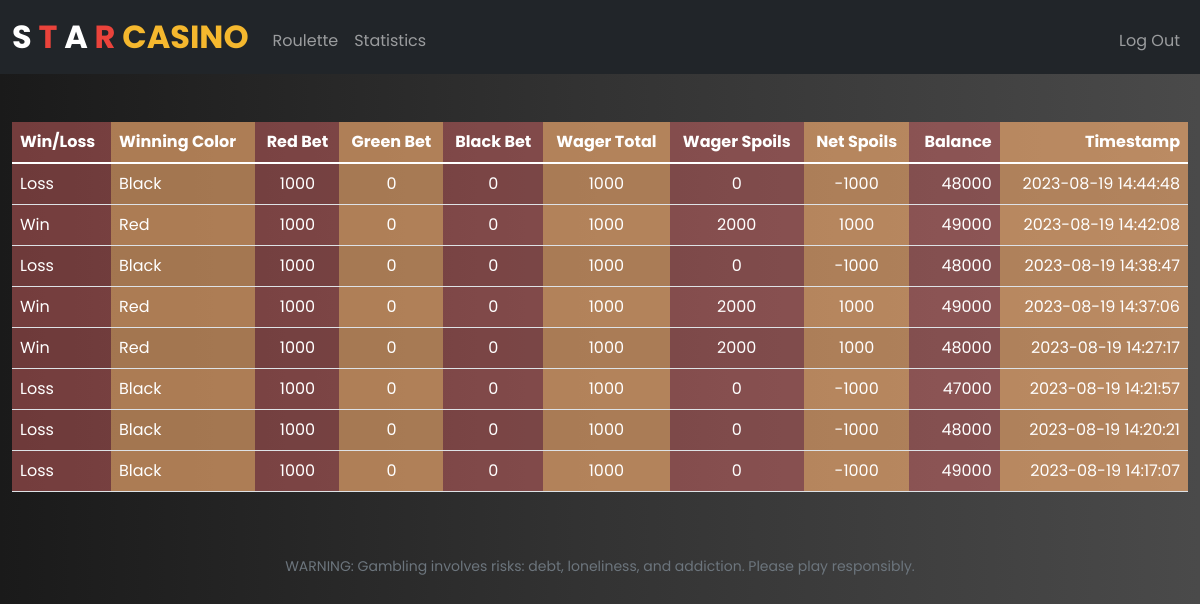
The app's page /statistics (signed in) with its own data.
### tables this page shows
CREATE TABLE statistics (id INTEGER PRIMARY KEY AUTOINCREMENT, user_id INTEGER NOT NULL, outcome TEXT NOT NULL, winning_color TEXT NOT NULL, red_bet INTEGER NOT NULL, green_bet INTEGER NOT NULL, black_bet INTEGER NOT NULL, wager_total INTEGER NOT NULL, wager_spoils INTEGER NOT NULL, net_spoils INTEGER NOT NULL, balance INTEGER NOT NULL, timestamp DATETIME DEFAULT CURRENT_TIMESTAMP, FOREIGN KEY (user_id) REFERENCES users(id));

### app.py (the view)
@app.route("/statistics")
@login_required
def statistics():
    stats = db.execute(
        "SELECT * FROM statistics WHERE user_id = :user_id ORDER BY timestamp DESC",
        user_id=session["user_id"],
    )
    return render_template("statistics.html", stats=stats)

### app.py (called while the page is built)
@app.after_request
def after_request(response):
    response.headers["Cache-Control"] = "no-cache, no-store, must-revalidate"
    response.headers["Expires"] = 0
    response.headers["Pragma"] = "no-cache"
    return response

### helpers.py (called while the page is built)
def login_required(f):
    @wraps(f)
    def decorated_function(*args, **kwargs):
        if session.get("user_id") is None:
            return redirect("/login")
        return f(*args, **kwargs)
    return decorated_function

### templates/statistics.html (shortened to what this page needs)
{% extends "layout.html" %}
{% block main %}
<form action="/statistics" method="get">
  <table class="table table-striped">
      <thead>
          <tr>
              <th class="text-start">Win/Loss</th>
              <th class="text-start">Winning Color</th>
              <th>Red Bet</th>
              <th>Green Bet</th>
              <th>Black Bet</th>
              <th>Wager Total</th>
              <th>Wager Spoils</th>
              <th>Net Spoils</th>
              <th class="text-end">Balance</th>
              <th class="text-end">Timestamp</th>
          </tr>
      </thead>
      <tbody>
            {% for each in stats %}
                <tr>
                    <td class="text-start"><span style="color:white;">{{each.outcome}}</span></td>
                    <td class="text-start"><span style="color:white;">{{each.winning_color}}</span></td>
                    <td><span style="color:white;">{{each.red_bet}}</span></td>
                    <td><span style="color:white;">{{each.green_bet}}</span></td>
                    <td><span style="color:white;">{{each.black_bet}}</span></td>
                    <td><span style="color:white;">{{each.wager_total}}</span></td>
                    <td><span style="color:white;">{{each.wager_spoils}}</span></td>
                    <td><span style="color:white;">{{each.net_spoils}}</span></td>
                    <td class="text-end"><span style="color:white;">{{each.balance}}</span></td>
                    <td class="text-end"><span style="color:white;">{{each.timestamp}}</span></td>
                </tr>
            {% endfor %}
      </tbody>
  </table>
</form>
{% endblock %}

### static/styles.css (style rules this page uses)
body { background: linear-gradient(to right, #1a1a1a, #333333, #4a4a4a); font-family: 'Poppins', sans-serif; }
.table { color: white; }
tr { background-color: rgba(250, 112, 112, 0.4); }
th:nth-child(even),td:nth-child(even) { background-color: rgba(250, 212, 112, 0.4); }
td { color: white; }

### records on screen
statistics: outcome "Loss", winning_color "Black", red_bet "1000", green_bet "0", black_bet "0", wager_total "1000", wager_spoils "0", net_spoils "-1000", balance "48000", timestamp "2023-08-19 14:44:48"
statistics: outcome "Win", winning_color "Red", red_bet "1000", green_bet "0", black_bet "0", wager_total "1000", wager_spoils "2000", net_spoils "1000", balance "49000", timestamp "2023-08-19 14:42:08"
statistics: outcome "Loss", winning_color "Black", red_bet "1000", green_bet "0", black_bet "0", wager_total "1000", wager_spoils "0", net_spoils "-1000", balance "48000", timestamp "2023-08-19 14:38:47"
statistics: outcome "Win", winning_color "Red", red_bet "1000", green_bet "0", black_bet "0", wager_total "1000", wager_spoils "2000", net_spoils "1000", balance "49000", timestamp "2023-08-19 14:37:06"
statistics: outcome "Win", winning_color "Red", red_bet "1000", green_bet "0", black_bet "0", wager_total "1000", wager_spoils "2000", net_spoils "1000", balance "48000", timestamp "2023-08-19 14:27:17"
statistics: outcome "Loss", winning_color "Black", red_bet "1000", green_bet "0", black_bet "0", wager_total "1000", wager_spoils "0", net_spoils "-1000", balance "47000", timestamp "2023-08-19 14:21:57"
statistics: outcome "Loss", winning_color "Black", red_bet "1000", green_bet "0", black_bet "0", wager_total "1000", wager_spoils "0", net_spoils "-1000", balance "48000", timestamp "2023-08-19 14:20:21"
statistics: outcome "Loss", winning_color "Black", red_bet "1000", green_bet "0", black_bet "0", wager_total "1000", wager_spoils "0", net_spoils "-1000", balance "49000", timestamp "2023-08-19 14:17:07"
